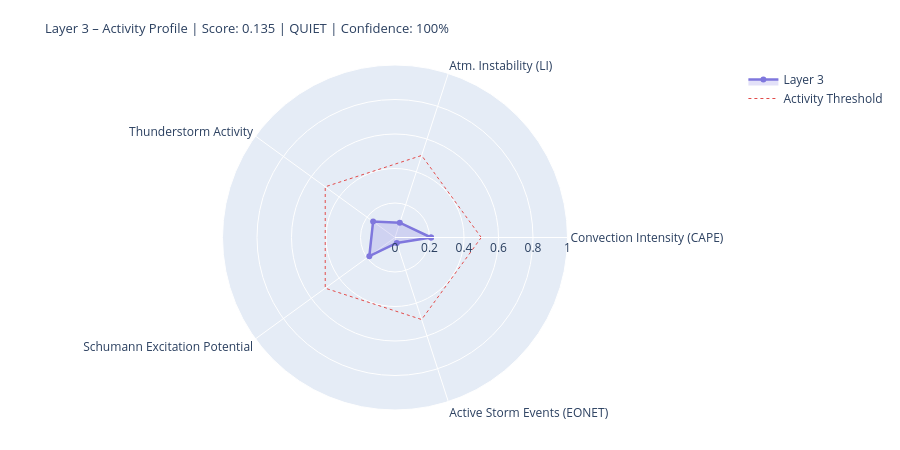

Notebook code cell kept with this figure:
### Markdown cell above
---
## 4. State Assessment & Handoff to Layer 4/5

### Code cell
# ============================================================
# LAYER-3-SCORE
# Five dynamic components
# ============================================================

def norm(v, lo, hi):
    if v is None or (isinstance(v, float) and math.isnan(v)): return None
    return round(max(0.0, min(1.0, (v - lo) / (hi - lo))), 4)

# --- 1) Convection intensity (global CAPE mean) ---
cape_mean = df_atm['cape'].dropna().mean() if not df_atm.empty else None
conv_score = norm(cape_mean, 0, 3000)
conv_src   = 'primary' if cape_mean is not None else 'missing'

# --- 2) Atmospheric instability (LI mean) ---
li_mean   = df_atm['li'].dropna().mean() if not df_atm.empty else None
# Negative LI = unstable → higher score
instab_score = norm(-li_mean if li_mean is not None else None, -6, 6)
instab_src   = 'primary' if li_mean is not None else 'missing'

# --- 3) Thunderstorm activity (mean thunder score + WMO count) ---
thunder_mean = df_atm['thunder_score'].mean() if not df_atm.empty else None
n_thunder    = int(df_atm['thunderstorm'].sum()) if not df_atm.empty else 0
thunder_score_val = norm(
    (thunder_mean or 0) * 0.7 + n_thunder * 0.1, 0, 1.0
) if thunder_mean is not None else None
thunder_src = 'primary'

# --- 4) Schumann excitation potential (weighted Schumann contribution) ---
schumann_pot = df_atm['schumann_contribution'].mean() if not df_atm.empty else None
# Boosted by Layer-2 thunderstorm trigger
if schumann_pot is not None and l2_thunder:
    schumann_pot = min(1.0, schumann_pot * 1.2)
schumann_score = norm(schumann_pot, 0, 1.0) if schumann_pot is not None else None
schumann_src   = 'derived'

# --- 5) Storm activity (NASA EONET) ---
# Distinction: None = data not loaded, 0.0 = loaded but no events
storm_score = None
storm_src   = 'missing'
if raw.get('storms') is not None:          # API reached successfully
    storm_score = norm(len(storm_events), 0, 30) if storm_events else 0.0
    storm_src   = 'primary'

# X-Ray and Kp: context only, not in dynamic score
# (X-Ray = Layer-0/4 driver; Kp = geomagnetic index, not a lightning proxy)
xray_context = None
if raw.get('xray'):
    df_xc = pd.DataFrame(raw['xray'])
    fc = next((c for c in df_xc.columns
               if any(k in c.lower() for k in ['flux','long']) and 'time' not in c.lower()),
              df_xc.columns[1])
    df_xc[fc] = pd.to_numeric(df_xc[fc], errors='coerce')
    xray_last = df_xc[fc].dropna().iloc[-1] if not df_xc[fc].dropna().empty else None
    if xray_last:
        xray_class = ('X' if xray_last>=1e-4 else 'M' if xray_last>=1e-5
                      else 'C' if xray_last>=1e-6 else 'B')
        xray_context = {'flux': float(xray_last), 'class': xray_class}
        print(f'X-Ray context: {xray_class}-class ({xray_last:.2e} W/m²)')

# --- Aggregate ---
COMPONENTS = {
    'Convection Intensity (CAPE)':  {'score': conv_score,       'source': conv_src,    'dynamic': True},
    'Atm. Instability (LI)':         {'score': instab_score,     'source': instab_src,  'dynamic': True},
    'Thunderstorm Activity':              {'score': thunder_score_val, 'source': thunder_src, 'dynamic': True},
    'Schumann Excitation Potential':   {'score': schumann_score,   'source': schumann_src,'dynamic': True},
    'Active Storm Events (EONET)': {'score': storm_score,      'source': storm_src,   'dynamic': True},
}

available   = {k: v['score'] for k, v in COMPONENTS.items() if v['score'] is not None}
unavailable = [k for k, v in COMPONENTS.items() if v['score'] is None]
layer3_score = round(sum(available.values()) / len(available), 4) if available else None
confidence   = round(len(available) / len(COMPONENTS), 2)
level = ('unknown' if layer3_score is None
         else 'quiet'   if layer3_score < 0.3
         else 'moderate' if layer3_score < 0.6
         else 'active')
dominant_l3 = max(available, key=available.get) if available else 'none'

# --- Ausgabe ---
W = 68
print('=' * W)
print('LAYER 3 – ATMOSPHERE / WEATHER / THUNDERSTORMS – STATE ASSESSMENT')
print('=' * W)
for name, comp in COMPONENTS.items():
    s = comp['score']
    if s is not None:
        bar = '█' * int(s * 20) + '░' * (20 - int(s * 20))
        print(f'  {name:<36} {bar}  {s:.3f}  [{comp["source"]}]')
    else:
        print(f'  {name:<36} {"─" * 20}  n/a   [missing]')
print('-' * W)
print(f'  Score:        {layer3_score:.3f}  ({len(available)}/{len(COMPONENTS)} components)')
print(f'  Confidence:   {confidence:.0%}')
print(f'  Level:        {level.upper()}')
print(f'  Dominant:     {dominant_l3}')
print(f'  CAPE mean:    {cape_mean:.0f} J/kg' if cape_mean else '  CAPE mean:    n/a')
print(f'  LI mean:      {li_mean:.1f} K' if li_mean is not None else '  LI mean:      n/a')
print(f'  Thunderstorms:{n_thunder} points (WMO)  +  {len(storm_events)} NASA EONET')
print('=' * W)

# Radar
cats   = list(available.keys())
vals_r = list(available.values())
if len(cats) >= 3:
    fig = go.Figure()
    fig.add_trace(go.Scatterpolar(
        r=vals_r + [vals_r[0]], theta=cats + [cats[0]],
        fill='toself', fillcolor='rgba(127,119,221,0.22)',
        line=dict(color='#7F77DD', width=2.5), name='Layer 3'
    ))
    fig.add_trace(go.Scatterpolar(
        r=[0.5] * (len(cats)+1), theta=cats + [cats[0]],
        line=dict(color='#E24B4A', dash='dot', width=1),
        mode='lines', name='Activity Threshold'
    ))
    fig.update_layout(
        title=dict(
            text=f'Layer 3 – Activity Profile | Score: {layer3_score:.3f} | {level.upper()} | Confidence: {confidence:.0%}',
            font=dict(size=13)
        ),
        polar=dict(radialaxis=dict(visible=True, range=[0, 1])),
        height=450, showlegend=True,
        margin=dict(l=60, r=60, t=65, b=40)
    )
    fig.show()

### Figure 1 — Plotly figure (JSON) as saved in the notebook; plotly's stock layout.template omitted (floating-point values rounded to 4 significant figures)
{"data": [{"fill": "toself", "fillcolor": "rgba(127,119,221,0.22)", "line": {"color": "#7F77DD", "width": 2.5}, "name": "Layer 3", "r": [0.2089, 0.0903, 0.1569, 0.184, 0.0333, 0.2089], "theta": ["Convection Intensity (CAPE)", "Atm. Instability (LI)", "Thunderstorm Activity", "Schumann Excitation Potential", "Active Storm Events (EONET)", "Convection Intensity (CAPE)"], "type": "scatterpolar"}, {"line": {"color": "#E24B4A", "dash": "dot", "width": 1}, "mode": "lines", "name": "Activity Threshold", "r": [0.5, 0.5, 0.5, 0.5, 0.5, 0.5], "theta": ["Convection Intensity (CAPE)", "Atm. Instability (LI)", "Thunderstorm Activity", "Schumann Excitation Potential", "Active Storm Events (EONET)", "Convection Intensity (CAPE)"], "type": "scatterpolar"}], "layout": {"height": 450, "margin": {"b": 40, "l": 60, "r": 60, "t": 65}, "polar": {"radialaxis": {"range": [0, 1], "visible": true}}, "showlegend": true, "title": {"font": {"size": 13}, "text": "Layer 3 – Activity Profile | Score: 0.135 | QUIET | Confidence: 100%"}}}
